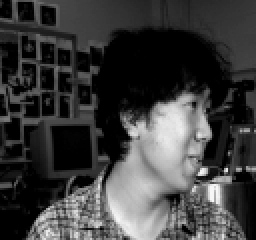
#> input picture cmu_face_images/an2i/an2i_left_happy_open.pgm, 128 x 120 px (shown 2 times larger)
$ python sobel_vertical.py ../cmu_face_images/an2i/an2i_left_happy_open.pgm ../cmu_face_images/an2i/an2i_left_happy_sunglasses.pgm   (older library calls are emulated)
#> lines starting #> are read from the running program, lines starting #| are printed output that depends on the picture
import cv2

def sobel_vertical(input_image_path, output_image_path):
    image = cv2.imread(input_image_path, cv2.IMREAD_GRAYSCALE)
#> image is the input picture: shape (120, 128); min 0, max 248, mean 61.1
    if image is None:
        raise FileNotFoundError(f"Image not found: {input_image_path}")

    sobely = cv2.Sobel(image, cv2.CV_64F, 0, 1, ksize=5)
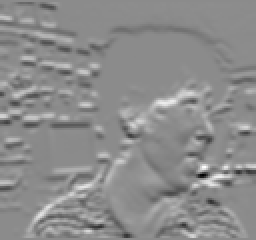
#> sobely: shape (120, 128) float64 (shown 2 times larger); min -9669, max 8015, mean 64.7; drawn with min black and max white
    cv2.imwrite(output_image_path, sobely)
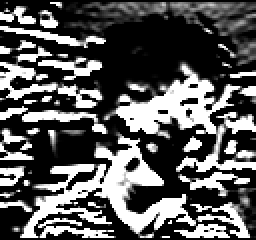
#> saved as an2i_left_happy_sunglasses.pgm: shape (120, 128) (shown 2 times larger); min 0, max 255, mean 89.6
    print(f"Processed {input_image_path} -> {output_image_path}")

if __name__ == "__main__":
    import sys
    if len(sys.argv) != 3:
        print("Usage: python sobel_vertical.py <input_image_path> <output_image_path>")
    else:
        sobel_vertical(sys.argv[1], sys.argv[2])

$ run again, on cmu_face_images/an2i/an2i_right_angry_open.pgm
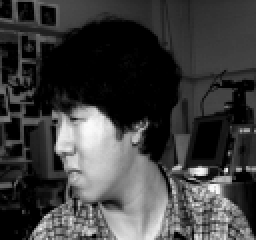
#> input picture cmu_face_images/an2i/an2i_right_angry_open.pgm, 128 x 120 px (shown 2 times larger)
#> in sobel_vertical, image is the input picture: shape (120, 128); min 0, max 250, mean 61.6
#> in sobel_vertical, `sobely = cv2.Sobel(image, cv2.CV_64F, 0, 1, ksize=5)`:
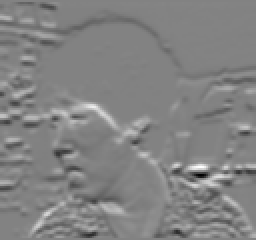
#> sobely: shape (120, 128) float64 (shown 2 times larger); min -10462, max 10036, mean 64.8; drawn with min black and max white
#> in sobel_vertical, `cv2.imwrite(output_image_path, sobely)`:
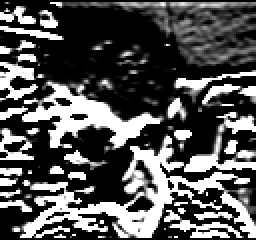
#> saved as an2i_right_angry_open.pgm: shape (120, 128) (shown 2 times larger); min 0, max 255, mean 85
